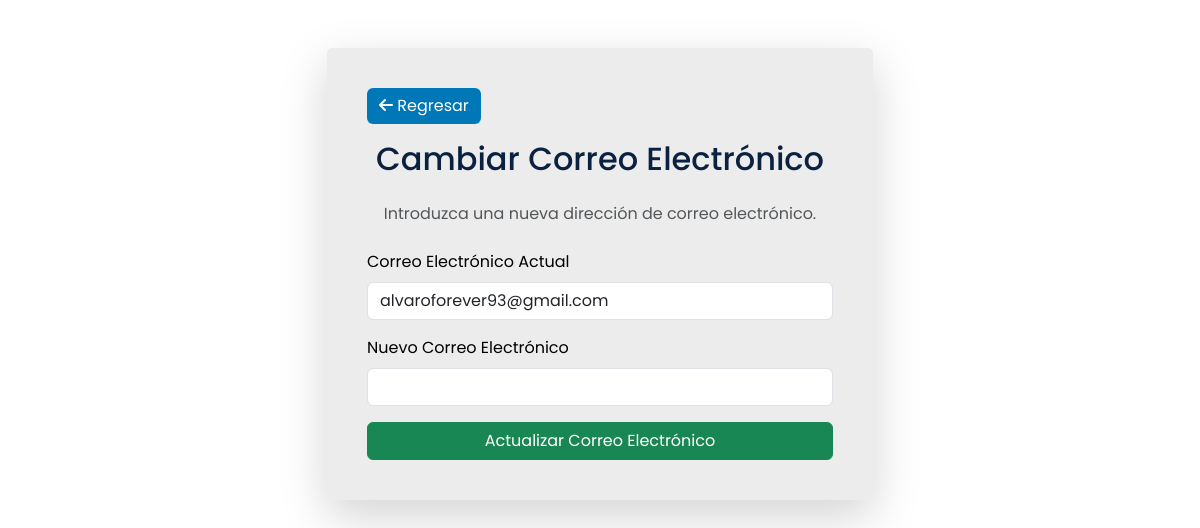
The page /core/email/ (signed in) on the database as committed earlier.
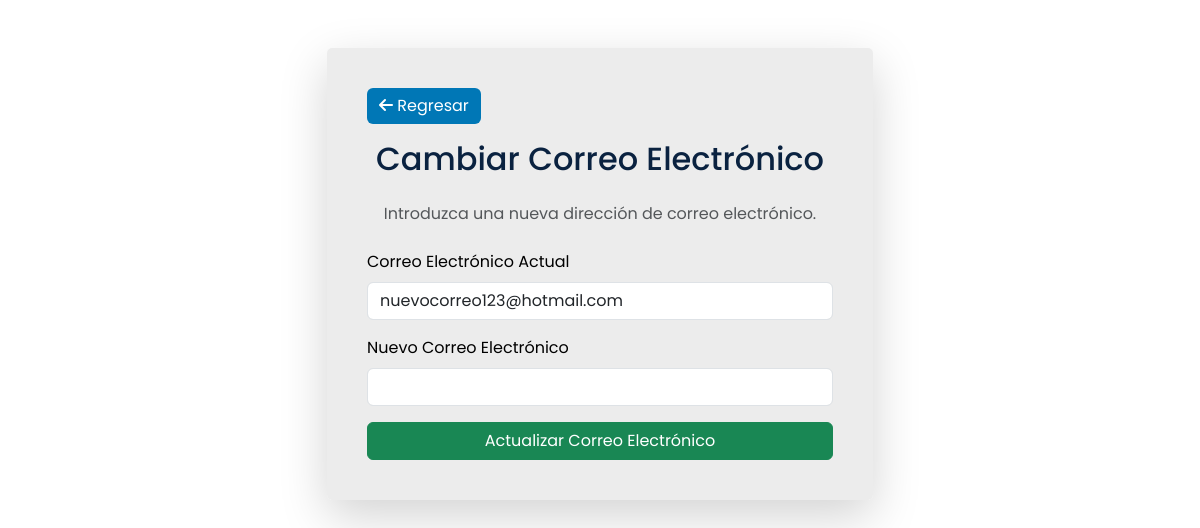
The same page on the database as committed later.
### core/models.py (models this page shows, shortened)
class User(AbstractUser):
    middle_name = models.CharField(max_length=30, blank=True, null=True)
    maternal_surname = models.CharField(max_length=30, blank=True, null=True)
    identification = models.CharField(max_length=13, blank=True, null=True)
    address = models.CharField(max_length=50, blank=True, null=True)
    city = models.CharField(max_length=15, blank=True, null=True)
    phone_number = models.CharField(max_length=10, blank=True, null=True)
    birth_date = models.DateField(blank=True, null=True)
    GENRE_CHOICES = [
        ('M', 'Masculino'),
        ('F', 'Femenino'),
    ]
    genre = models.CharField(
        max_length=1, choices=GENRE_CHOICES, blank=False, null=False)

### core/views/auth_views.py (the view)
# urls.py: path('email/', views.render_email_page, name='render_email_page'),
@login_required
def render_email_page(request):
    current_email = request.user.email
    form = CustomEmailForm(user=request.user)
    return render(request, 'account/email.html', {
        'form': form,
        'current_email': current_email,
    })

### core/forms.py (shortened to what this page needs)
class CustomEmailForm(forms.Form):
    email = forms.EmailField(
        widget=forms.EmailInput(attrs={
            'class': 'form-control',
            'placeholder': 'Ingresa tu nuevo correo electrónico'
        }),
        label="Nuevo Correo Electrónico",
        required=True,
    )
    def __init__(self, *args, **kwargs):
        self.user = kwargs.pop('user', None)
        super().__init__(*args, **kwargs)

### core/context_processors.py (called while the page is built)
def group_context(request):
    if request.user.is_authenticated:
        return {
            'is_paciente': request.user.groups.filter(name='Paciente').exists(),
            'is_administrador': request.user.groups.filter(name='Administrador').exists(),
            'is_secretaria': request.user.groups.filter(name='Secretaria').exists(),
            'is_doctor': request.user.groups.filter(name='Doctor').exists(),
        }
    return {}

### core/templates/account/email.html (shortened to what this page needs)
{% load i18n %}
{% load static %}
<!DOCTYPE html>
<html lang="es">
<head>
    <link href="https://cdn.jsdelivr.net/npm/bootstrap@5.3.0-alpha3/dist/css/bootstrap.min.css" rel="stylesheet"
>
    <link rel="stylesheet" href="https://cdnjs.cloudflare.com/ajax/libs/font-awesome/6.5.2/css/all.min.css">
    <link rel="stylesheet" href="{% static 'styles/main.css' %}">
</head>
<body>
    <div class="container mt-5">
        <div class="row justify-content-center">
            <div class="col-md-6">
                <div class="card shadow-lg no-hover">
                    <div class="card-body">
                        <div class="d-flex justify-content-start mb-3">
                            <a href="{% url 'configuration' %}" class="btn custom-button">
                                <i class="fas fa-arrow-left"></i> Regresar
                            </a>
                        </div>
                        <form action="{% url 'update_email_view' %}" method="post">
                            <h2 class="text-center mb-4">Cambiar Correo Electrónico</h2>
                            <p class="text-muted text-center mb-4">
                                Introduzca una nueva dirección de correo electrónico.
                            </p>
                            <div class="mb-3">
                                <label for="current_email" class="form-label">Correo Electrónico Actual</label>
                                <input type="text" id="current_email" class="form-control" value="{{ current_email }}"
                                    readonly>
                            </div>
                            <div class="mb-3">
                                <label for="id_email" class="form-label">Nuevo Correo Electrónico</label>
                                <input type="email" name="email" id="id_email"
                                    class="form-control {% if form.email.errors %}is-invalid{% endif %}" required>
                            </div>
                            <div class="d-grid">
                                <button type="submit" class="btn btn-success">
                                    Actualizar Correo Electrónico
                                </button>
                            </div>
                        </form>
                    </div>
                </div>
            </div>
        </div>
    </div>
</body>
</html>

### core/static/styles/main.css (style rules this page uses)
a { text-decoration: none; color: #6366f1; }
h2 { color: #0a2240; }
body { font-family: 'Poppins', sans-serif; }
.card { background-color: #e7e7e7c5; padding: 1.5rem 1rem; color: #000; border-radius: 5px; transition: .4s; cursor: pointer; --bs-card-border-width: 0; }
.custom-button { background-color: #0077B6; color: white; border: none; }
.card.no-hover { background-color: #e7e7e7c5; padding: 1.5rem; color: #000; border-radius: 5px; cursor: default; transition: none; }

Rows that differ between the two databases and show on the page:
changed User: email "alvaroforever93@gmail.com" → "nuevocorreo123@hotmail.com"
